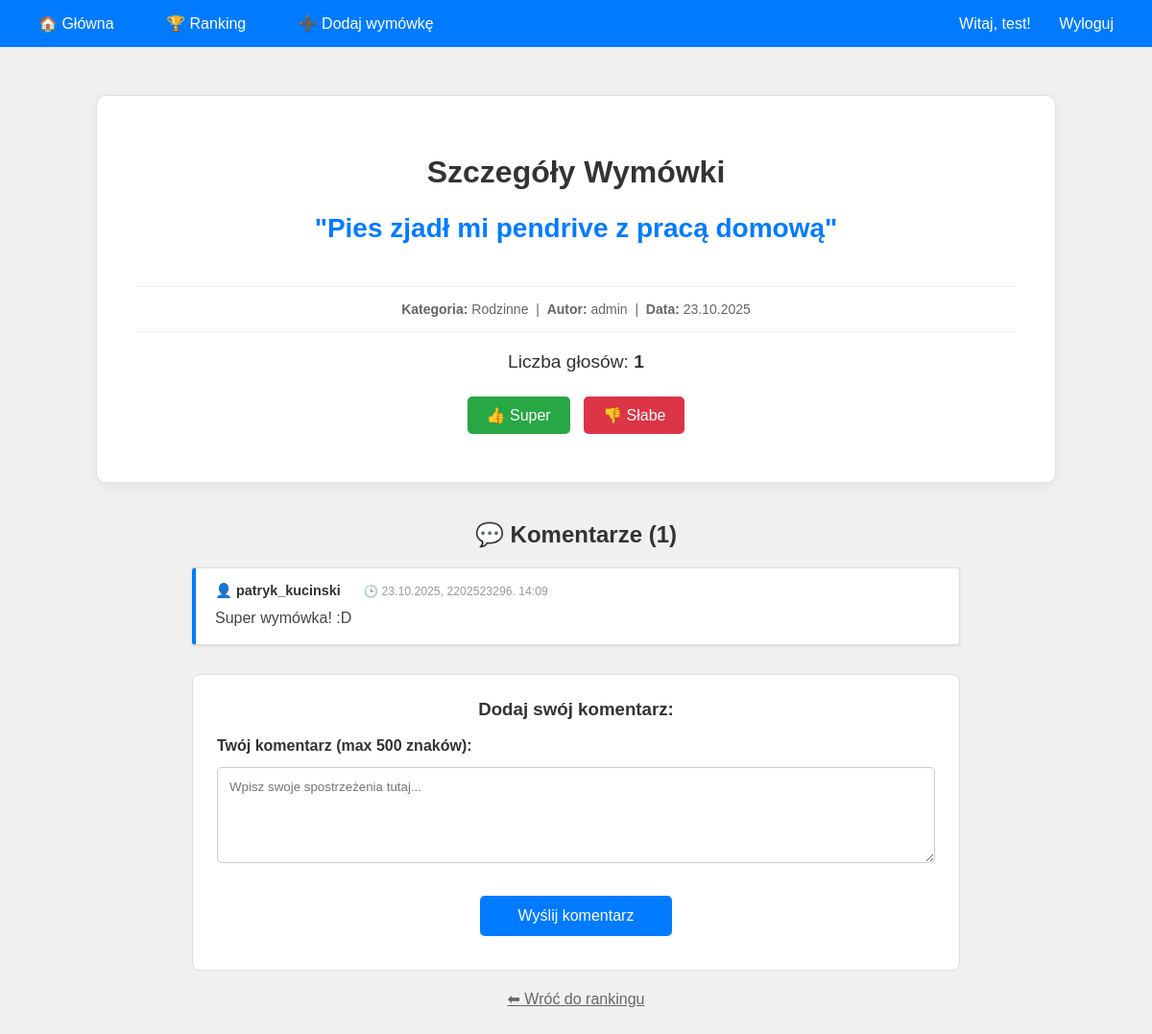
/ranking/?wymowka=4 (signed in), run on the app's committed database.
### wymowki/models.py (models this page shows, shortened)
class Wymowka(models.Model):
    tresc = models.TextField()
    kategoria = models.ForeignKey(Kategoria, on_delete=models.SET_NULL, null=True, blank=True, related_name='wymowki')
    autor = models.ForeignKey(User, on_delete=models.CASCADE, related_name='wymowki', null=True, blank=True)
    glosy = models.IntegerField(default=0)
    data_dodania = models.DateTimeField(auto_now_add=True)
    tags = TaggableManager()
    class Meta:
        ordering = ['-data_dodania']
        verbose_name_plural = "Wymówki"

class Kategoria(models.Model):
    nazwa = models.CharField(max_length=100, unique=True)
    opis = models.TextField(blank=True)
    class Meta:
        verbose_name_plural = "Kategorie"

class Komentarz(models.Model):
    wymowka = models.ForeignKey(
        Wymowka,
        on_delete=models.CASCADE,
        related_name='komentarze'
    )
    autor = models.ForeignKey(
        User,
        on_delete=models.CASCADE,
        related_name='komentarze'
    )
    tresc = models.TextField()
    data_dodania = models.DateTimeField(auto_now_add=True)
    class Meta:
        ordering = ['data_dodania']
        verbose_name_plural = "Komentarze"

### wymowki/views.py (the view, shortened to what this page needs)
# urls.py: path('ranking/', views.ranking, name='ranking'),
def ranking(request):
    wymowka_id = request.GET.get('wymowka')
    if wymowka_id:
        wymowka = get_object_or_404(Wymowka, pk=wymowka_id)
        komentarze = Komentarz.objects.filter(wymowka=wymowka).select_related('autor')
        komentarz_form = KomentarzForm()
        context = {
            'wymowka_szczegoly': wymowka,
            'komentarze': komentarze,
            'komentarz_form': komentarz_form,
        }
        return render(request, 'wymowki/ranking_szczegoly.html', context)

### wymowki/forms.py
class KomentarzForm(forms.ModelForm):
    class Meta:
        model = Komentarz
        fields = ['tresc']
        labels = {
            'tresc': 'Twój komentarz (max 500 znaków)',
        }
        widgets = {
            'tresc': forms.Textarea(attrs={
                'placeholder': 'Wpisz swoje spostrzeżenia tutaj...',
                'rows': 3,
                'maxlength': 500
            }),
        }

### wymowki/templates/wymowki/ranking_szczegoly.html (shortened to what this page needs)
{% extends 'wymowki/base.html' %}
{% block content %}
<div class="container">
    <div class="detail-card">
        <h1>Szczegóły Wymówki</h1>
        <div class="wymowka-tresc">
            "{{ wymowka_szczegoly.tresc }}"
        </div>
        <div class="meta-info">
            <strong>Kategoria:</strong> {{ wymowka_szczegoly.kategoria.nazwa|default:"Ogólna" }} &nbsp;|&nbsp;
            <strong>Autor:</strong> {{ wymowka_szczegoly.autor.username|default:"Anonim" }} &nbsp;|&nbsp;
            <strong>Data:</strong> {{ wymowka_szczegoly.data_dodania|date:"d.m.Y" }}
        </div>
        <div style="font-size: 1.2em; margin-bottom: 15px;">
            Liczba głosów: <strong>{{ wymowka_szczegoly.glosy }}</strong>
        </div>
        {% if user.is_authenticated %}
            <div class="vote-buttons">
                <a href="{% url 'ocen_wymowke' wymowka_szczegoly.id 1 %}" class="przycisk green" style="padding: 10px 20px;">👍 Super</a>
                <a href="{% url 'ocen_wymowke' wymowka_szczegoly.id -1 %}" class="przycisk" style="padding: 10px 20px; background-color: #dc3545;">👎 Słabe</a>
            </div>
        {% else %}
            <p class="message info">
                Musisz być <a href="{% url 'logowanie' %}">zalogowany</a>, aby oceniać.
            </p>
        {% endif %}
    </div>
    <div class="komentarze-lista">
        <h2 class="text-center">💬 Komentarze ({{ komentarze|length }})</h2>
        {% for komentarz in komentarze %}
            <div class="komentarz-box">
                <div class="komentarz-header">
                    <span class="komentarz-autor">👤 {{ komentarz.autor.username }}</span>
                    <span class="komentarz-data">🕒 {{ komentarz.data_dodania|date:"d.m.Y, godz. H:i" }}</span>
                </div>
                <p class="komentarz-tekst">{{ komentarz.tresc }}</p>
            </div>
        {% empty %}
            <p class="text-center" style="color: #777; margin: 30px 0;">
                Nikt jeszcze nie skomentował tej wymówki. Bądź pierwszy! 👇
            </p>
        {% endfor %}
        {% if user.is_authenticated %}
            <div class="form-komentarz">
                <h3>Dodaj swój komentarz:</h3>
                <form method="POST">
                    {{ komentarz_form.as_p }}
                    <button type="submit" class="przycisk">Wyślij komentarz</button>
                </form>
            </div>
        {% else %}
            <div class="text-center" style="margin-top: 30px;">
                <p>Chcesz dodać komentarz? <a href="{% url 'logowanie' %}">Zaloguj się</a></p>
            </div>
        {% endif %}
        <div class="text-center">
            <a href="{% url 'ranking' %}" class="link-powrot">⬅ Wróć do rankingu</a>
        </div>
    </div>
</div>
{% endblock %}

### wymowki/templates/wymowki/base.html (shortened to what this page needs)
{% load static %}
<!DOCTYPE html>
<html lang="pl">
<head>
    <link rel="stylesheet" href="{% static 'wymowki/style.css' %}">
</head>
<body>
    <div class="navbar">
        <div>
            <a href="{% url 'strona_glowna' %}">🏠 Główna</a>
            <a href="{% url 'ranking' %}">🏆 Ranking</a>
            {% if user.is_authenticated %}
                <a href="{% url 'dodaj_wymowke' %}">➕ Dodaj wymówkę</a>
            {% endif %}
        </div>
        <div class="user-info">
            {% if user.is_authenticated %}
                Witaj, {{ user.username }}!
                <a href="{% url 'wylogowanie' %}">Wyloguj</a>
            {% else %}
                <a href="{% url 'logowanie' %}">Zaloguj</a>
                <a href="{% url 'rejestracja' %}">Rejestracja</a>
            {% endif %}
        </div>
    </div>
    {% block content %}
    {% endblock %}
</body>
</html>

### wymowki/static/wymowki/style.css (style rules this page uses)
body { font-family: Arial, sans-serif; margin: 0; padding: 0; background-color: #f0f0f0; color: #333; }
.container { max-width: 1000px; margin: 30px auto; padding: 20px; background-color: transparent; }
h1 { color: #333; text-align: center; margin-bottom: 20px; }
a { text-decoration: none; color: #007bff; }
.text-center { text-align: center; }
.navbar { background-color: #007bff; padding: 15px; display: flex; justify-content: space-between; align-items: center; flex-wrap: wrap; }
.navbar a { color: white; margin: 0 10px; padding: 8px 15px; border-radius: 5px; transition: background-color 0.3s; }
.navbar .user-info { color: white; }
.przycisk { display: inline-block; padding: 12px 25px; font-size: 16px; color: white; background-color: #007bff; border: none; border-radius: 5px; margin: 10px 5px; cursor: pointer; text-align: center; transition: background-color 0.3s; }
.przycisk.green { background-color: #28a745; }
.filters select, .filters input, form textarea, form select, form input[type="text"], form input[type="password"], form input[type="email"] { padding: 10px; border: 1px solid #ccc; border-radius: 4px; margin: 5px 0; }
.form-komentarz { text-align: center; }
.form-komentarz form p { text-align: left; margin-bottom: 15px; }
.form-komentarz label { display: block; font-weight: bold; margin-bottom: 8px; color: #333; }
.form-komentarz textarea { width: 100%; box-sizing: border-box; padding: 12px; border: 1px solid #ccc; border-radius: 5px; font-family: inherit; min-height: 100px; resize: vertical; }
.form-komentarz button[type="submit"] { margin-top: 10px; padding: 12px 40px; }
.vote-buttons { margin-top: 5px; white-space: nowrap; }
.komentarz-box { border: 1px solid #ddd; padding: 15px; margin-bottom: 15px; border-radius: 5px; background-color: #f9f9f9; }
.komentarz-autor { font-weight: bold; color: #333; }
.komentarz-data { font-size: 12px; color: #999; margin-left: 10px; }
.detail-card { background-color: white; padding: 40px; border-radius: 10px; box-shadow: 0 4px 15px rgba(0,0,0,0.05); margin-bottom: 40px; text-align: center; border: 1px solid #e0e0e0; }
.wymowka-tresc { font-size: 28px; font-weight: bold; color: #007bff; margin-bottom: 20px; line-height: 1.4; }
.meta-info { color: #666; font-size: 14px; border-top: 1px solid #eee; border-bottom: 1px solid #eee; padding: 15px 0; margin: 20px 0; display: inline-block; width: 100%; }
.form-komentarz { background-color: white; padding: 25px; border-radius: 8px; margin-top: 30px; border: 1px solid #ddd; }
.form-komentarz h3 { margin-top: 0; color: #333; }
.komentarze-lista { max-width: 800px; margin: 0 auto; }
.komentarz-box { background-color: white; border-left: 4px solid #007bff; padding: 15px 20px; margin-bottom: 15px; border-radius: 4px; box-shadow: 0 1px 3px rgba(0,0,0,0.1); text-align: left; }
.komentarz-header { margin-bottom: 8px; font-size: 0.9em; }
.komentarz-autor { font-weight: bold; color: #333; margin-right: 10px; }
.komentarz-data { color: #999; font-size: 0.85em; }
.komentarz-tekst { color: #444; line-height: 1.5; margin: 0; }
.link-powrot { display: inline-block; margin-top: 20px; color: #666; text-decoration: underline; }

### data on the page
Wymowka: tresc "Pies zjadł mi pendrive z pracą domową", kategoria.nazwa "Rodzinne", autor.username "admin", data_dodania "23.10.2025", glosy "1"
Komentarz: autor.username "patryk_kucinski", data_dodania "23.10.2025, 2202523296. 14:09", tresc "Super wymówka! :D"

### other printed values
{{ user.username }} "test"
{{ komentarze|length }} "1"
